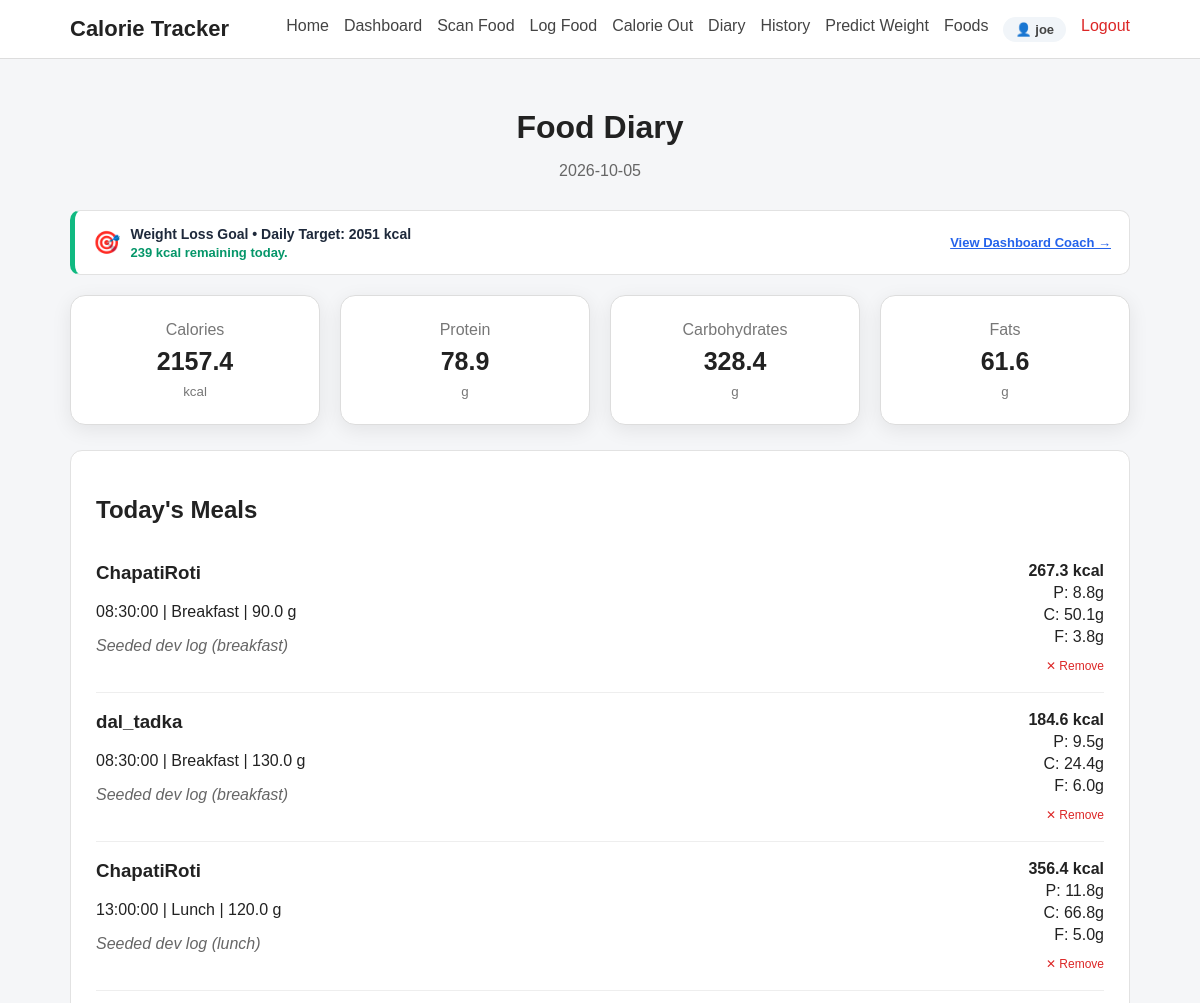
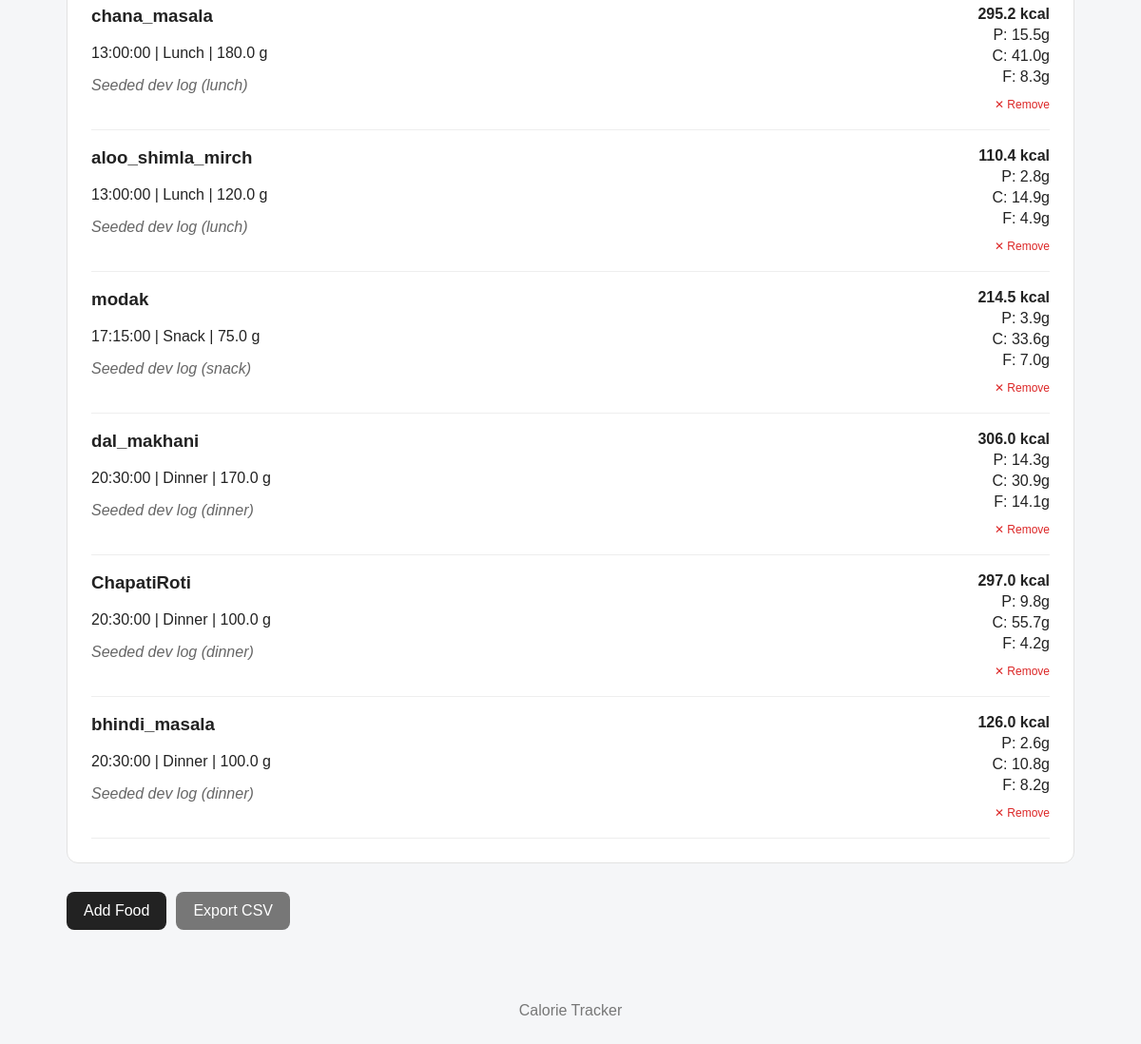
Page /diary (signed in) on the committed database (2 pictures, top to bottom).
### tables this page shows
CREATE TABLE users (
            id INTEGER PRIMARY KEY AUTOINCREMENT,
            username TEXT NOT NULL,
            email TEXT NOT NULL UNIQUE,
            password_hash TEXT NOT NULL,
            created_at TIMESTAMP DEFAULT CURRENT_TIMESTAMP
        );

CREATE TABLE user_profiles (
            id INTEGER PRIMARY KEY AUTOINCREMENT,
            user_id INTEGER NOT NULL UNIQUE,
            age INTEGER NOT NULL,
            gender TEXT NOT NULL,
            height_cm REAL NOT NULL,
            goal TEXT NOT NULL,
            activity_level TEXT NOT NULL,
            FOREIGN KEY (user_id) REFERENCES users(id) ON DELETE CASCADE
        );

CREATE TABLE calorie_in_records (
            id INTEGER PRIMARY KEY AUTOINCREMENT,
            user_id INTEGER NOT NULL,
            dish_name TEXT NOT NULL,
            quantity REAL NOT NULL,
            meal_type TEXT,
            calories REAL DEFAULT 0.0,
            carbohydrates REAL DEFAULT 0.0,
            protein REAL DEFAULT 0.0,
            fats REAL DEFAULT 0.0,
            free_sugar REAL DEFAULT 0.0,
            fibre REAL DEFAULT 0.0,
            sodium REAL DEFAULT 0.0,
            calcium REAL DEFAULT 0.0,
            iron REAL DEFAULT 0.0,
            vitamin_c REAL DEFAULT 0.0,
            folate REAL DEFAULT 0.0,
            notes TEXT DEFAULT '',
            recorded_date TEXT NOT NULL,
            recorded_time TEXT,
            created_at TIMESTAMP DEFAULT CURRENT_TIMESTAMP,
            FOREIGN KEY (user_id) REFERENCES users(id) ON DELETE CASCADE
        );

### app.py (the view)
@app.route("/diary")
@login_required
def diary():
    user_id = session.get("user_id")
    today = datetime.now().strftime(
        "%Y-%m-%d"
    )
    entries = get_diary_by_date_user(
        user_id,
        today
    )
    totals = calculate_totals(
        entries
    )
    coach = get_daily_calorie_coach(
        user_id,
        today
    )
    return render_template(
        "diary.html",
        entries=entries,
        totals=totals,
        date=today,
        coach=coach
    )

### app.py (called while the page is built)
def login_required(view_func):
    @wraps(view_func)
    def wrapped_view(*args, **kwargs):
        if not session.get("user_id"):
            flash("Please log in to access this page.", "error")
            return redirect(url_for("login", next=request.path))
        return view_func(*args, **kwargs)
    return wrapped_view

@app.context_processor
def inject_user():
    user_id = session.get("user_id")
    if user_id:
        user = get_user_by_id(user_id)
        if user:
            return {"current_user": user, "logged_in": True}
    return {"current_user": None, "logged_in": False}

### database.py (called while the page is built)
def get_connection():
    connection = sqlite3.connect(
        DATABASE_PATH
    )
    connection.row_factory = sqlite3.Row
    connection.execute("PRAGMA foreign_keys = ON")
    return connection

def get_user_by_id(user_id):
    connection = get_connection()
    cursor = connection.cursor()
    cursor.execute("SELECT * FROM users WHERE id = ?", (user_id,))
    user = cursor.fetchone()
    connection.close()
    return user

def get_user_profile(user_id):
    connection = get_connection()
    cursor = connection.cursor()
    cursor.execute("SELECT * FROM user_profiles WHERE user_id = ?", (user_id,))
    profile = cursor.fetchone()
    connection.close()
    return profile

def get_latest_weight(user_id):
    connection = get_connection()
    cursor = connection.cursor()
    cursor.execute("""
        SELECT * FROM weight_records
        WHERE user_id = ?
        ORDER BY recorded_date DESC, created_at DESC
        LIMIT 1
    """, (user_id,))
    record = cursor.fetchone()
    connection.close()
    return record

def format_calorie_in_row(row):
    if row is None:
        return None
    d = dict(row)
    d["weight"] = d.get("quantity", 0.0)
    d["date"] = d.get("recorded_date", "")
    d["time"] = d.get("recorded_time", "")
    d["nutrition"] = {
        "Calories (kcal)": d.get("calories", 0.0),
        "Protein (g)": d.get("protein", 0.0),
        "Carbohydrates (g)": d.get("carbohydrates", 0.0),
        "Fats (g)": d.get("fats", 0.0),
        "Free Sugar (g)": d.get("free_sugar", 0.0),
        "Fibre (g)": d.get("fibre", 0.0),
        "Sodium (mg)": d.get("sodium", 0.0),
        "Calcium (mg)": d.get("calcium", 0.0),
        "Iron (mg)": d.get("iron", 0.0),
        "Vitamin C (mg)": d.get("vitamin_c", 0.0),
        "Folate (µg)": d.get("folate", 0.0)
    }
    return d

### templates/diary.html (shortened to what this page needs)
{% extends "base.html" %}
{% block content %}
<div class="page-header">
    <h1>
        Food Diary
    </h1>
    <p>
        {{ date }}
    </p>
</div>
{% if coach and coach.has_profile %}
<div class="card" style="margin-bottom: 20px; border-left: 5px solid {% if coach.is_over_budget %}#ef4444{% else %}#10b981{% endif %}; background: #ffffff; padding: 14px 18px; border-radius: 10px; display: flex; flex-wrap: wrap; justify-content: space-between; align-items: center; gap: 12px;">
    <div style="display: flex; align-items: center; gap: 10px;">
        <span style="font-size: 22px;">{% if coach.is_over_budget %}⚠️{% else %}🎯{% endif %}</span>
        <div>
            <strong style="color: #1e293b; font-size: 14px;">
                {{ coach.goal }} Goal &bull; Daily Target: {{ "%.0f"|format(coach.daily_target) }} kcal
            </strong>
            <p style="margin: 2px 0 0; font-size: 13px; color: {% if coach.is_over_budget %}#dc2626{% else %}#059669{% endif %}; font-weight: 600;">
                {% if coach.is_over_budget %}
                    Over budget by {{ "%.0f"|format(coach.excess_calories) }} kcal! Check Dashboard for activity burn-off suggestions.
                {% else %}
                    {{ "%.0f"|format(coach.remaining) }} kcal remaining today.
                {% endif %}
            </p>
        </div>
    </div>
    <div style="display: flex; gap: 10px;">
        <a href="{{ url_for('dashboard') }}" style="font-size: 13px; color: #2563eb; text-decoration: underline; font-weight: 600; align-self: center;">
            View Dashboard Coach &rarr;
        </a>
    </div>
</div>
{% endif %}
<div class="summary-grid">
    <div class="summary-card">
        <span>
            Calories
        </span>
        <strong>
            {{ "%.1f"|format(
                totals["Calories (kcal)"]
            ) }}
        </strong>
        <small>
            kcal
        </small>
    </div>
    <div class="summary-card">
        <span>
            Protein
        </span>
        <strong>
            {{ "%.1f"|format(
                totals["Protein (g)"]
            ) }}
        </strong>
        <small>
            g
        </small>
    </div>
    <div class="summary-card">
        <span>
            Carbohydrates
        </span>
        <strong>
            {{ "%.1f"|format(
                totals["Carbohydrates (g)"]
            ) }}
        </strong>
        <small>
            g
        </small>
    </div>
    <div class="summary-card">
        <span>
            Fats
        </span>
        <strong>
            {{ "%.1f"|format(
                totals["Fats (g)"]
            ) }}
        </strong>
        <small>
            g
        </small>
    </div>
</div>
{% if entries %}
<div class="card">
    <h2>
        Today's Meals
    </h2>
    {% for entry in entries %}
    <div class="diary-entry">
        <div>
            <h3>
                {{ entry.dish_name }}
            </h3>
            <p>
                {{ entry.time }}
                |
                {{ entry.meal_type|capitalize }}
                |
                {{ entry.weight }} g
            </p>
            {% if entry.notes %}
            <p class="notes">
                {{ entry.notes }}
            </p>
            {% endif %}
        </div>
        <div class="nutrition-small">
            <strong>
                {{ "%.1f"|format(
                    entry.nutrition[
                        "Calories (kcal)"
                    ]
                ) }}
                kcal
            </strong>
            <span>
                P:
                {{ "%.1f"|format(
                    entry.nutrition[
                        "Protein (g)"
                    ]
                ) }}g
            </span>
            <span>
                C:
                {{ "%.1f"|format(
                    entry.nutrition[
                        "Carbohydrates (g)"
                    ]
                ) }}g
            </span>
            <span>
                F:
                {{ "%.1f"|format(
                    entry.nutrition[
                        "Fats (g)"
                    ]
                ) }}g
            </span>
            {% if entry.id %}
            <form action="{{ url_for('delete_food', record_id=entry.id) }}" method="POST" style="margin-top:6px;" onsubmit="return confirm('Remove this food entry?');">
                <button type="submit" style="background:none; border:none; color:#dc2626; font-size:12px; cursor:pointer; padding:0;">
                    ✕ Remove
                </button>
            </form>
            {% endif %}
        </div>
    </div>
    {% endfor %}
</div>
{% endif %}
<div class="action-row">
    <a
        href="{{ url_for('log_food') }}"
        class="button"
    >
        Add Food
    </a>
    <a
        href="{{ url_for('export_diary') }}"
        class="button secondary"
    >
        Export CSV
    </a>
</div>
{% endblock %}

### templates/base.html (shortened to what this page needs)
<!DOCTYPE html>
<html lang="en">
<head>
    <link rel="stylesheet" href="{{ url_for('static', filename='css/style.css') }}">
</head>
<body>
    <nav class="navbar">
        <div class="nav-container">
            <a href="{{ url_for('home') }}" class="logo">
                Calorie Tracker
            </a>
            <div class="nav-links">
                <a href="{{ url_for('home') }}">
                    Home
                </a>
                {% if logged_in %}
                <a href="{{ url_for('dashboard') }}">
                    Dashboard
                </a>
                <a href="{{ url_for('food_scan') }}">
                    Scan Food
                </a>
                <a href="{{ url_for('log_food') }}">
                    Log Food
                </a>
                <a href="{{ url_for('calorie_out') }}">
                    Calorie Out
                </a>
                <a href="{{ url_for('diary') }}">
                    Diary
                </a>
                <a href="{{ url_for('history') }}">
                    History
                </a>
                <a href="{{ url_for('predict_weight') }}">
                    Predict Weight
                </a>
                <a href="{{ url_for('foods') }}">
                    Foods
                </a>
                <a href="{{ url_for('profile') }}" class="nav-user-badge">
                    👤 {{ current_user['username'] if current_user else 'Profile' }}
                </a>
                <a href="{{ url_for('logout') }}" class="nav-link-logout">
                    Logout
                </a>
                {% endif %}
            </div>
        </div>
    </nav>
    <main class="container">
        {% block content %}
        {% endblock %}
    </main>
    <footer>
        <p>
            Calorie Tracker
        </p>
    </footer>
</body>
</html>

### static/css/style.css (style rules this page uses)
* { box-sizing: border-box; }
body { margin: 0; font-family: Arial, sans-serif; background: #f5f6f8; color: #222; }
.navbar { background: #ffffff; border-bottom: 1px solid #ddd; }
.nav-container { max-width: 1100px; margin: auto; padding: 16px 20px; display: flex; justify-content: space-between; align-items: center; gap: 20px; }
.logo { font-size: 22px; font-weight: bold; text-decoration: none; color: #222; }
.nav-links { display: flex; flex-wrap: wrap; gap: 15px; }
.nav-links a { text-decoration: none; color: #444; }
.container { max-width: 1100px; margin: auto; padding: 30px 20px; }
.button { display: inline-block; padding: 11px 18px; background: #222; color: white; text-decoration: none; border: none; border-radius: 8px; cursor: pointer; margin-top: 10px; }
.button.secondary { background: #777; }
.card { background: white; padding: 25px; margin-bottom: 20px; border-radius: 12px; border: 1px solid #e2e2e2; }
.page-header { margin-bottom: 25px; }
.summary-grid { display: grid; grid-template-columns: repeat(4, 1fr); gap: 15px; margin-bottom: 20px; }
.summary-card { background: white; border: 1px solid #ddd; border-radius: 10px; padding: 20px; }
.summary-card span, .summary-card small { display: block; color: #777; }
.summary-card strong { display: block; font-size: 25px; margin: 8px 0; }
.diary-entry { display: flex; justify-content: space-between; gap: 20px; padding: 18px 0; border-bottom: 1px solid #eee; }
.diary-entry h3 { margin-top: 0; }
.notes { color: #666; font-style: italic; }
.nutrition-small { display: flex; flex-direction: column; align-items: flex-end; gap: 4px; }
.action-row { display: flex; gap: 10px; flex-wrap: wrap; }
footer { text-align: center; padding: 30px; color: #777; }
.page-header { text-align: center; margin-bottom: 30px; }
.page-header h1 { margin-top: 20px; margin-bottom: 10px; }
.page-header p { color: #666; }
.summary-grid { display: grid; grid-template-columns: repeat(auto-fit, minmax(220px, 1fr)); gap: 20px; margin-bottom: 25px; }
.summary-card { background: white; padding: 25px; border-radius: 15px; text-align: center; box-shadow: 0 5px 20px rgba(0, 0, 0, 0.08); }
.nav-user-badge { display: inline-flex; align-items: center; gap: 6px; background: #f1f5f9; padding: 5px 12px; border-radius: 20px; font-weight: 600; font-size: 13px; color: #334155; }
.nav-link-logout { color: #dc2626 !important; font-weight: 500; }

### rows in the picture
users: username "joe"
user_profiles: goal "Weight Loss"
calorie_in_records: dish_name "ChapatiRoti", time "08:30:00", meal_type "Breakfast", weight "90.0", notes "Seeded dev log (breakfast)", calories "267.3", protein "8.8", carbohydrates "50.1", fats "3.8"
calorie_in_records: dish_name "dal_tadka", time "08:30:00", meal_type "Breakfast", weight "130.0", notes "Seeded dev log (breakfast)", calories "184.6", protein "9.5", carbohydrates "24.4", fats "6.0"
calorie_in_records: dish_name "ChapatiRoti", time "13:00:00", meal_type "Lunch", weight "120.0", notes "Seeded dev log (lunch)", calories "356.4", protein "11.8", carbohydrates "66.8", fats "5.0"
calorie_in_records: dish_name "chana_masala", time "13:00:00", meal_type "Lunch", weight "180.0", notes "Seeded dev log (lunch)", calories "295.2", protein "15.5", carbohydrates "41.0", fats "8.3"
calorie_in_records: dish_name "aloo_shimla_mirch", time "13:00:00", meal_type "Lunch", weight "120.0", notes "Seeded dev log (lunch)", calories "110.4", protein "2.8", carbohydrates "14.9", fats "4.9"
calorie_in_records: dish_name "modak", time "17:15:00", meal_type "Snack", weight "75.0", notes "Seeded dev log (snack)", calories "214.5", protein "3.9", carbohydrates "33.6", fats "7.0"
calorie_in_records: dish_name "dal_makhani", time "20:30:00", meal_type "Dinner", weight "170.0", notes "Seeded dev log (dinner)", calories "306.0", protein "14.3", carbohydrates "30.9", fats "14.1"
calorie_in_records: dish_name "ChapatiRoti", time "20:30:00", meal_type "Dinner", weight "100.0", notes "Seeded dev log (dinner)", calories "297.0", protein "9.8", carbohydrates "55.7", fats "4.2"
calorie_in_records: dish_name "bhindi_masala", time "20:30:00", meal_type "Dinner", weight "100.0", notes "Seeded dev log (dinner)", calories "126.0", protein "2.6", carbohydrates "10.8", fats "8.2"

### other values in the picture
{{ "%.0f"|format(coach.daily_target) }} "2051"
{{ "%.0f"|format(coach.remaining) }} "239"
{{ "%.1f"|format(
                totals["Calories (kcal)"]
            ) }} "2157.4"
{{ "%.1f"|format(
                totals["Protein (g)"]
            ) }} "78.9"
{{ "%.1f"|format(
                totals["Fats (g)"]
            ) }} "61.6"
